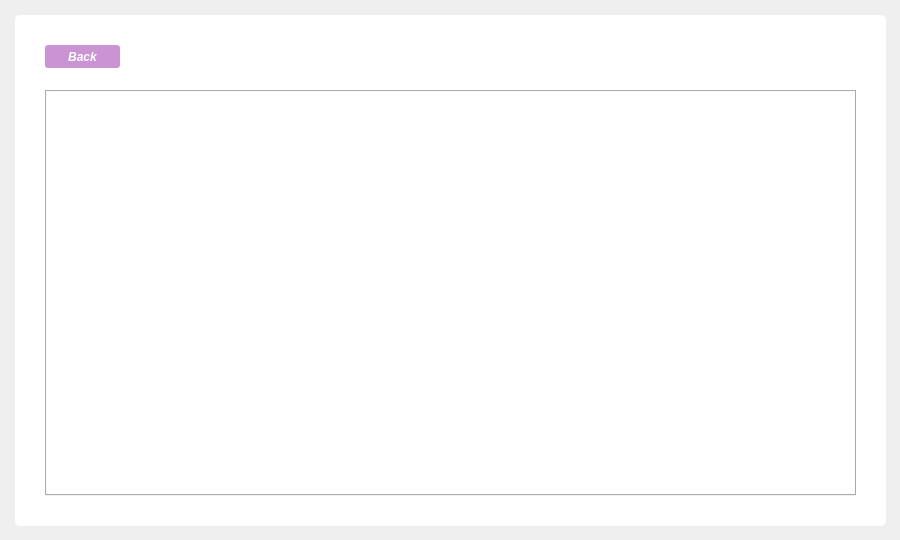
<?xml version="1.0" encoding="UTF-8"?>
<ui version="4.0">
 <class>Form</class>
 <widget class="QWidget" name="Form">
  <property name="geometry">
   <rect>
    <x>0</x>
    <y>0</y>
    <width>900</width>
    <height>540</height>
   </rect>
  </property>
  <property name="windowTitle">
   <string>Form</string>
  </property>
  <property name="styleSheet">
   <string notr="true"/>
  </property>
  <widget class="QFrame" name="frame">
   <property name="geometry">
    <rect>
     <x>15</x>
     <y>15</y>
     <width>871</width>
     <height>511</height>
    </rect>
   </property>
   <property name="styleSheet">
    <string notr="true">QFrame{
border-radius: 5px;
background: #fff;
}

QWidget{
font-family: &quot;Segoe UI&quot;;
}

/*
QWidget{
font-family: &quot;Segoe UI&quot;;
background: #f2f7f5;
color: #00473e;
}

QHeaderView, QHeaderView::section {
    background-color: #f2f7f5;
}

QTableWidget QTableCornerButton::section {
    background: #f2f7f5;
    border: 2px outset #f2f7f5;
}

QTableWidget::item {
    padding: 1px 4px;
    border-radius: 4px;
}

QTableWidget::item::selected {
    background: #f9bc60;
}

QTableWidget::pane {
    border-top: 2px solid none;
}

QTabWidget::pane {
    border-top: 2px solid none;
}

QTabBar::tab {
	font-family: &quot;Segoe UI&quot;;
    background: #f9bc60;
    spacing: 2px;
    min-width: 50px;
    padding: 2px;
border: 2px solid;
border-top-left-radius: 4px;
border-top-right-radius: 4px;
}

QTabBar::tab:selected, QTabBar::tab:hover {
    background: #ea9e1b;
}

QTabBar::tab:selected {
border-color: #9B9B9B;
border-bottom-color: #C2C7CB;
}

QTabBar::tab:pressed {
background-color: qlineargradient(spread:pad, x1:0, y1:0, x2:0, y2:1, stop:0 rgb(156,158,189), stop:1 rgb(136,138,169));
}

QTabBar::tab:!selected {
    margin-top: 3px;
}

QPushButton{
background-color: #f9bc60;
font-family: &quot;segoe ui&quot;;
font-size: 12px;
font-weight: bold;
font-style: italic;
border-radius: 3px;
min-width: 40px;
min-height: 25px;
padding: 0px 12px;
}

QPushButton:hover{
background-color: #ea9e1b;
}

QPushButton:pressed{
background-color: qlineargradient(spread:pad, x1:0, y1:0, x2:0, y2:1, stop:0 #f9bc60, stop:1 #ea9e1b);
}*/</string>
   </property>
   <property name="frameShape">
    <enum>QFrame::StyledPanel</enum>
   </property>
   <property name="frameShadow">
    <enum>QFrame::Raised</enum>
   </property>
   <widget class="QTabWidget" name="tab_widget">
    <property name="geometry">
     <rect>
      <x>30</x>
      <y>75</y>
      <width>811</width>
      <height>406</height>
     </rect>
    </property>
    <property name="currentIndex">
     <number>-1</number>
    </property>
   </widget>
   <widget class="QPushButton" name="btn_back">
    <property name="geometry">
     <rect>
      <x>30</x>
      <y>30</y>
      <width>75</width>
      <height>23</height>
     </rect>
    </property>
    <property name="font">
     <font>
      <family>Segoe UI</family>
      <pointsize>-1</pointsize>
      <weight>75</weight>
      <italic>true</italic>
      <bold>true</bold>
     </font>
    </property>
    <property name="cursor">
     <cursorShape>PointingHandCursor</cursorShape>
    </property>
    <property name="styleSheet">
     <string notr="true">QPushButton{
background-color: #CA94D4;
font-weight: bold;
font-style: italic;
color: #fff;
font-size: 12px;
border-radius: 3px;
}


QPushButton:hover{
background-color: #bA84c4;
}

QPushButton:pressed{
background-color: qlineargradient(spread:pad, x1:0, y1:0, x2:0, y2:1, stop:0 #CA94D4, stop:1 #bA84c4);
}</string>
    </property>
    <property name="text">
     <string>Back</string>
    </property>
   </widget>
  </widget>
 </widget>
 <resources/>
 <connections/>
</ui>
